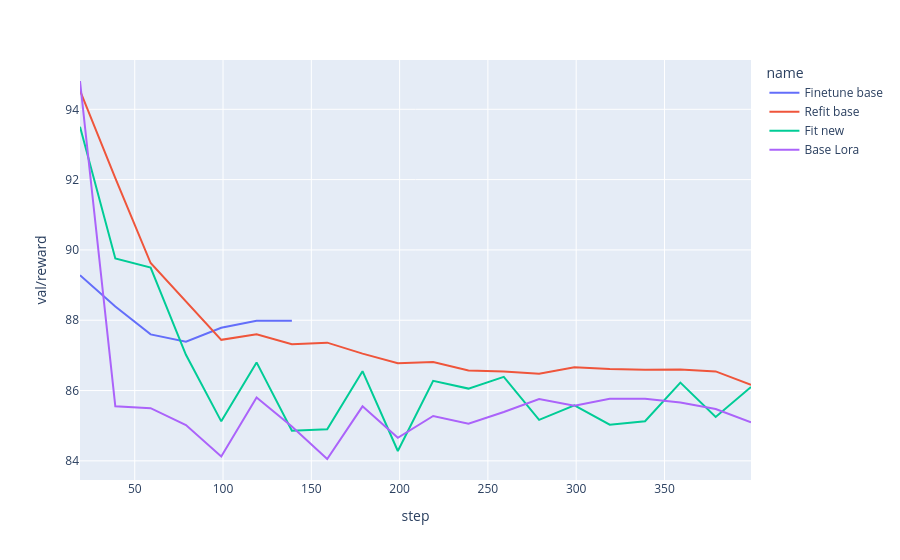

Notebook cell for this chart:
### Code cell
px.line(data_frame=m.dropna(subset=["val/reward"]), x="step", y="val/reward", color="name")

### Figure 1 — Plotly figure (JSON) as saved in the notebook; plotly's stock layout.template omitted (floating-point values rounded to 4 significant figures)
{"data": [{"hovertemplate": "name=Finetune base<br>step=%{x}<br>val/reward=%{y}<extra></extra>", "legendgroup": "Finetune base", "line": {"color": "#636efa", "dash": "solid"}, "marker": {"symbol": "circle"}, "mode": "lines", "name": "Finetune base", "orientation": "v", "showlegend": true, "type": "scatter", "x": [19, 39, 59, 79, 99, 119, 139], "xaxis": "x", "y": [89.28, 88.39, 87.6, 87.39, 87.79, 87.99, 87.99], "yaxis": "y"}, {"hovertemplate": "name=Refit base<br>step=%{x}<br>val/reward=%{y}<extra></extra>", "legendgroup": "Refit base", "line": {"color": "#EF553B", "dash": "solid"}, "marker": {"symbol": "circle"}, "mode": "lines", "name": "Refit base", "orientation": "v", "showlegend": true, "type": "scatter", "x": [19, 39, 59, 79, 99, 119, 139, 159, 179, 199, 219, 239, 259, 279, 299, 319, 339, 359, 379, 399], "xaxis": "x", "y": [94.53, 92.04, 89.63, 88.54, 87.44, 87.6, 87.32, 87.36, 87.05, 86.78, 86.81, 86.57, 86.54, 86.48, 86.66, 86.61, 86.59, 86.6, 86.54, 86.16], "yaxis": "y"}, {"hovertemplate": "name=Fit new<br>step=%{x}<br>val/reward=%{y}<extra></extra>", "legendgroup": "Fit new", "line": {"color": "#00cc96", "dash": "solid"}, "marker": {"symbol": "circle"}, "mode": "lines", "name": "Fit new", "orientation": "v", "showlegend": true, "type": "scatter", "x": [19, 39, 59, 79, 99, 119, 139, 159, 179, 199, 219, 239, 259, 279, 299, 319, 339, 359, 379, 399], "xaxis": "x", "y": [93.5, 89.75, 89.5, 87.02, 85.12, 86.8, 84.85, 84.9, 86.55, 84.28, 86.28, 86.06, 86.39, 85.17, 85.58, 85.03, 85.13, 86.22, 85.25, 86.1], "yaxis": "y"}, {"hovertemplate": "name=Base Lora<br>step=%{x}<br>val/reward=%{y}<extra></extra>", "legendgroup": "Base Lora", "line": {"color": "#ab63fa", "dash": "solid"}, "marker": {"symbol": "circle"}, "mode": "lines", "name": "Base Lora", "orientation": "v", "showlegend": true, "type": "scatter", "x": [19, 39, 59, 79, 99, 119, 139, 159, 179, 199, 219, 239, 259, 279, 299, 319, 339, 359, 379, 399], "xaxis": "x", "y": [94.81, 85.55, 85.5, 85.02, 84.12, 85.8, 84.98, 84.05, 85.55, 84.66, 85.28, 85.06, 85.39, 85.76, 85.57, 85.77, 85.77, 85.66, 85.48, 85.1], "yaxis": "y"}], "layout": {"legend": {"title": {"text": "name"}, "tracegroupgap": 0}, "margin": {"t": 60}, "xaxis": {"anchor": "y", "domain": [0, 1], "title": {"text": "step"}}, "yaxis": {"anchor": "x", "domain": [0, 1], "title": {"text": "val/reward"}}}}
